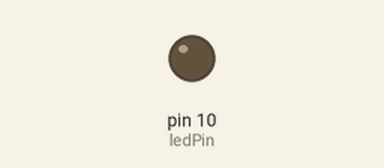
A sketch run on a simulated Arduino Uno, built with avr-gcc and run on an emulated ATmega328P. Shown: output pins drawn as LEDs (lit = HIGH).

Above: at 50.0 s.
Timing chart, 0 to 130.0 s (numbered marks = the images above):
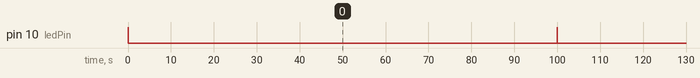

The sketch:

Hello_world__arduino.ino
```cpp
int ledPin = 10;
void setup()
{
  pinMode(ledPin, OUTPUT) ;
}


void loop()
{
  digitalWrite(ledPin, HIGH) ;
  delay(10) ;
  digitalWrite(ledPin, LOW) ;
  delay(100000) ;
}
```

Measured:
- by itself, pin 10 (ledPin): alternates HIGH for 0.01 s and LOW for 100 s
